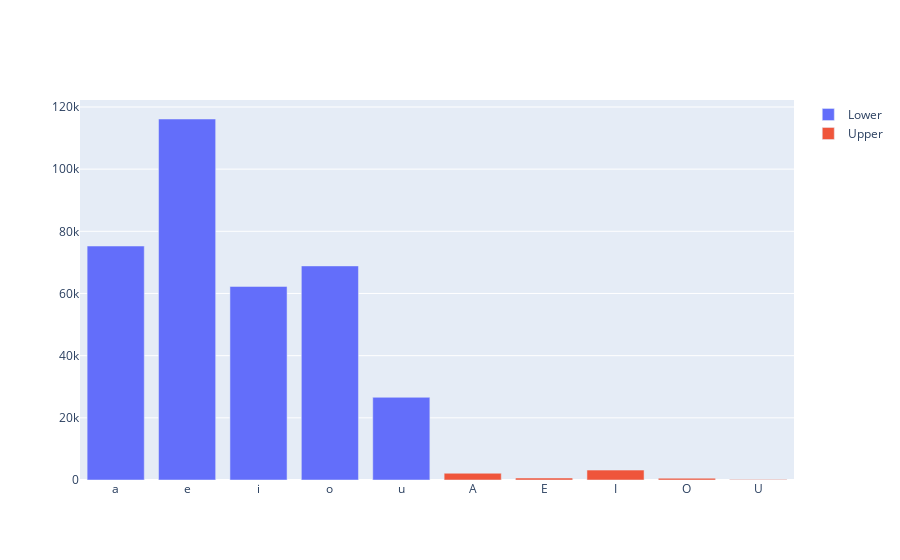

The notebook cell this image was saved under:
### Code cell
import plotly.graph_objects as go

fig = go.Figure(data = [go.Bar(name = "Lower", x = res['Vowels'], y = res['Count']), go.Bar(name = "Upper", x = res['Vowels_U'], y = res['Count_U'])])

fig.update_layout(barmode = 'group')
fig.show()

### Figure 1 — Plotly figure (JSON) as saved in the notebook; plotly's stock layout.template omitted (floating-point values rounded to 4 significant figures)
{"data": [{"name": "Lower", "type": "bar", "x": ["a", "e", "i", "o", "u"], "y": [75268, 116129, 62270, 68867, 26601]}, {"name": "Upper", "type": "bar", "x": ["A", "E", "I", "O", "U"], "y": [2175, 629, 3181, 574, 143]}], "layout": {"barmode": "group"}}
